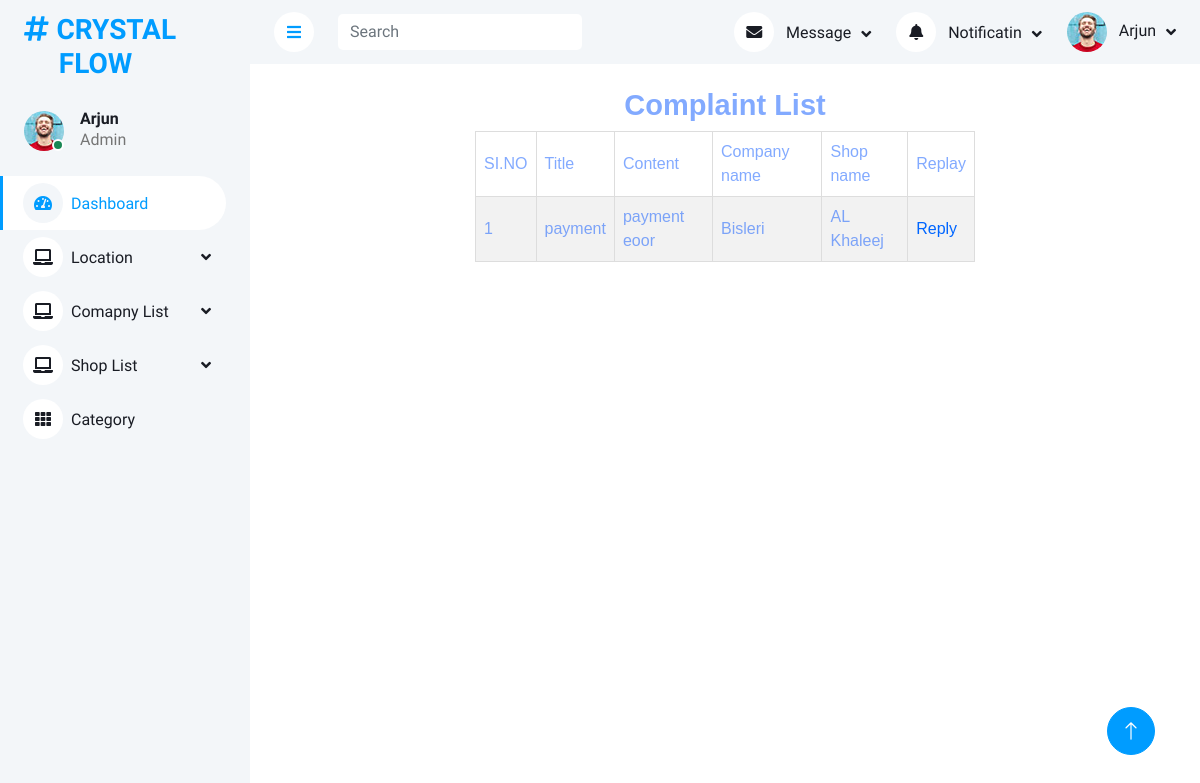
Screenshot of /Project/Admin/CComplaintview.php with the database file from the repository.
### tables this page shows
CREATE TABLE `tbl_companycomplaint` (
  `ccomplaint_id` int(35) NOT NULL,
  `ccomplaint_title` varchar(56) NOT NULL,
  `ccomplaint_content` varchar(65) NOT NULL,
  `ccomplaint_date` varchar(45) NOT NULL,
  `ccomplaint_status` varchar(45) NOT NULL DEFAULT '0',
  `shop_id` int(56) NOT NULL,
  `company_id` int(44) NOT NULL,
  `ccomplaint_replay` varchar(78) NOT NULL
);

CREATE TABLE `tbl_company` (
  `company_id` int(35) NOT NULL,
  `company_name` varchar(45) NOT NULL,
  `company_address` varchar(45) NOT NULL,
  `company_email` varchar(45) NOT NULL,
  `company_contact` varchar(45) NOT NULL,
  `place_id` int(43) NOT NULL,
  `company_logo` varchar(300) NOT NULL,
  `company_proof` varchar(400) NOT NULL,
  `company_password` varchar(45) NOT NULL,
  `company_vstatus` varchar(450) NOT NULL DEFAULT '0'
);

CREATE TABLE `tbl_shop` (
  `shop_id` int(35) NOT NULL,
  `shop_name` varchar(45) NOT NULL,
  `shop_contact` varchar(45) NOT NULL,
  `shop_address` varchar(50) NOT NULL,
  `shop_email` varchar(50) NOT NULL,
  `shop_password` varchar(50) NOT NULL,
  `shop_photo` varchar(400) NOT NULL,
  `shop_proof` varchar(400) NOT NULL,
  `shop_vstatus` varchar(350) NOT NULL DEFAULT '0',
  `place_id` int(34) NOT NULL
);

### Project/Admin/CComplaintview.php (the view, shortened to what this page needs)
<!DOCTYPE html PUBLIC "-//W3C//DTD XHTML 1.0 Transitional//EN" "http://www.w3.org/TR/xhtml1/DTD/xhtml1-transitional.dtd">
<html xmlns="http://www.w3.org/1999/xhtml">
<head>
</head>
<?php
include("Head.php");
?>
<body>
<?php
$i=0;
$selqry="select * from tbl_companycomplaint c inner join tbl_company  p on c.company_id=p.company_id inner join tbl_shop d on c.shop_id=d.shop_id   ";
$result=$Conn->query($selqry);
if($result->num_rows>0)
{
?>
<H2 style="color: #0051ff7d;font-weight: 700;font-size: 29px;" >  Complaint List </H2>
  <table width="500" >
    <tr>
      <td>SI.NO</td>
      <td>Title</td>
      <td>Content</td>
      <td>Company name</td>
      <td>Shop name</td>
      <td>Replay</td>
       </tr>
    <?php
    while($row=$result->fetch_assoc())
	{
	$i++;
	?>
    <tr>
    <td><?php echo $i ?></td>
    <td><?php echo $row['ccomplaint_title']?></td>
    <td><?php echo $row['ccomplaint_content']?></td>
    <td><?php echo $row['company_name']?></td>
    <td><?php echo $row['shop_name']?></td>
    <td><a href="CComplaintReplay.php?rep=<?php echo $row['ccomplaint_id']?>">Reply</a>
    </tr>
    <?php
	}
	?>
  </table>
  <?php
}
  ?>
</body>
<?php
include("Foot.php");
?>
</html>

### Project/Assets/Template/Admin/css/style.css (style rules this page uses)
:root { --primary: #009CFF; --light: #F3F6F9; --dark: #191C24; }

### Project/Assets/Template/form.css (style rules this page uses)
#tab td, #tab th { border: 1px solid #ddd; padding: 8px; color: #0051ff7d; }
#tab a { color:#06F; }
#tab tr:nth-child(even) { background-color: #f2f2f2; }

### rows the page displays
tbl_companycomplaint: ccomplaint_title "payment", ccomplaint_content "payment eoor", company.company_name "Bisleri", shop.shop_name "AL Khaleej"
